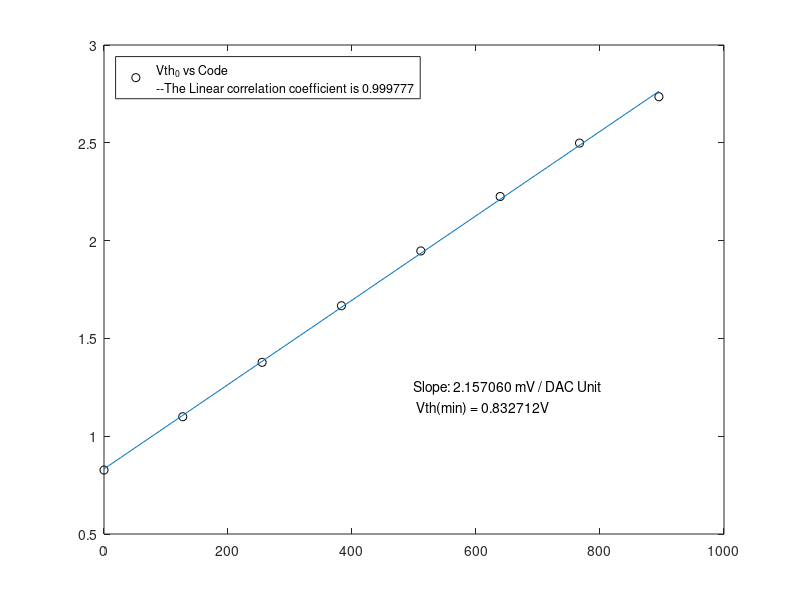
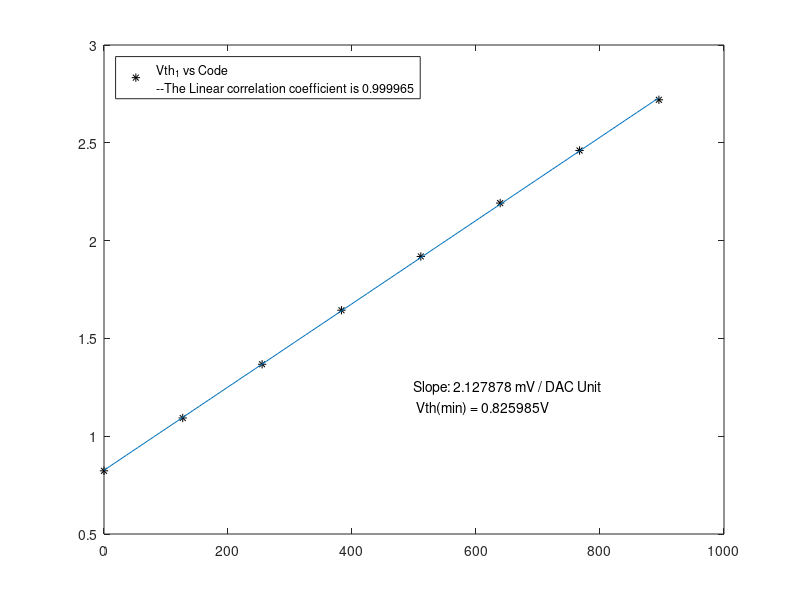
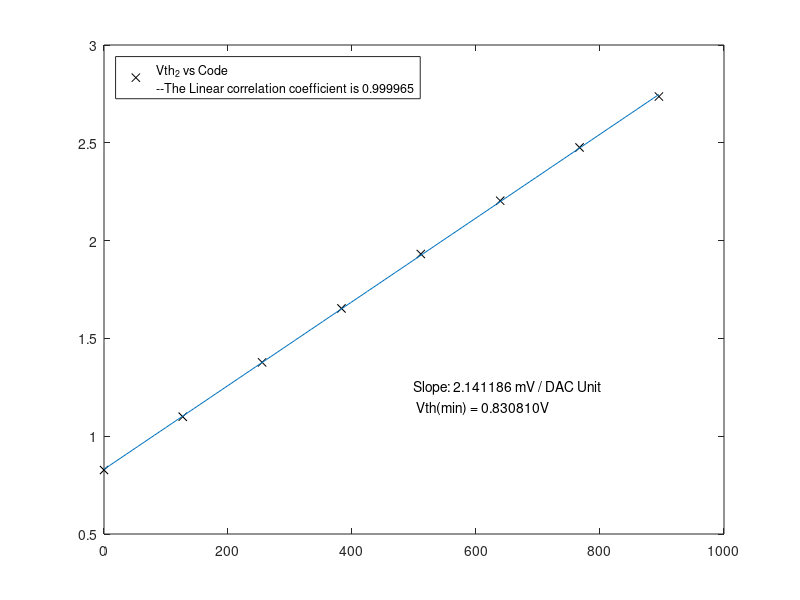

Here is the MATLAB script that generated these plots, in order:
minV = 0.8;
maxV = 3.0;
% Code = [0,127,255,383,511,693,767,895,1023];
% Vth0 = [0.8270,1.0995,1.3776,1.6670,1.9471,2.2253,2.4985,2.7355,2.7475];
% Vth1 = [0.8229,1.0931,1.3678,1.6441,1.9189,2.1919,2.4607,2.7199,2.7420];
% Vth2 = [0.8270,1.0995,1.3776,1.6533,1.9315,2.2039,2.4762,2.7365,2.7668];
Code = [0,127,255,383,511,639,767,895];
Vth0 = [0.8270,1.0995,1.3776,1.6670,1.9471,2.2253,2.4985,2.7355];
Vth1 = [0.8229,1.0931,1.3678,1.6441,1.9189,2.1919,2.4607,2.7199];
Vth2 = [0.8270,1.0995,1.3776,1.6533,1.9315,2.2039,2.4762,2.7365];

%%%%PolyFit
Rp0 = corrcoef(Code,Vth0);
Rp1 = corrcoef(Code,Vth1);
Rp2 = corrcoef(Code,Vth2);
R0 = Rp0(2,1);
R1 = Rp1(2,1);
R2 = Rp2(2,1);
x = linspace(min(Code),max(Code));
p0 = polyfit(Code,Vth0,1);
y0 = polyval(p0,x);
p1 = polyfit(Code,Vth1,1);
y1 = polyval(p1,x);
p2 = polyfit(Code,Vth2,1);
y2 = polyval(p2,x);
xText = 500;
yText = 1.2;
str0 = sprintf('Vth_0 vs Code\n--The Linear correlation coefficient is %1.6f',R0);
str1 = sprintf('Vth_1 vs Code\n--The Linear correlation coefficient is %1.6f',R1);
str2 = sprintf('Vth_2 vs Code\n--The Linear correlation coefficient is %1.6f',R2);

text0 = sprintf('Slope: %1.6f mV / DAC Unit \n Vth(min) = %.6fV',p0(1)*1000,p0(2));
text1 = sprintf('Slope: %1.6f mV / DAC Unit \n Vth(min) = %.6fV',p1(1)*1000,p1(2));
text2 = sprintf('Slope: %1.6f mV / DAC Unit \n Vth(min) = %.6fV',p2(1)*1000,p2(2));

figure(1);
plot(Code,Vth0,'ok');
hold on;
plot(x,y0);
text('String',text0,'Position',[xText,yText]);
h0 = legend(str0);
set(h0,'Location','northwest');

figure(2);
plot(Code,Vth1,'*k');
hold on;
plot(x,y1);
text('String',text1,'Position',[xText,yText]);
h1 = legend(str1);
set(h1,'Location','northwest')

figure(3);
plot(Code,Vth2,'xk');
hold on;
plot(x,y2);
text('String',text2,'Position',[xText,yText]);
h2 = legend(str2);
set(h2,'Location','northwest')